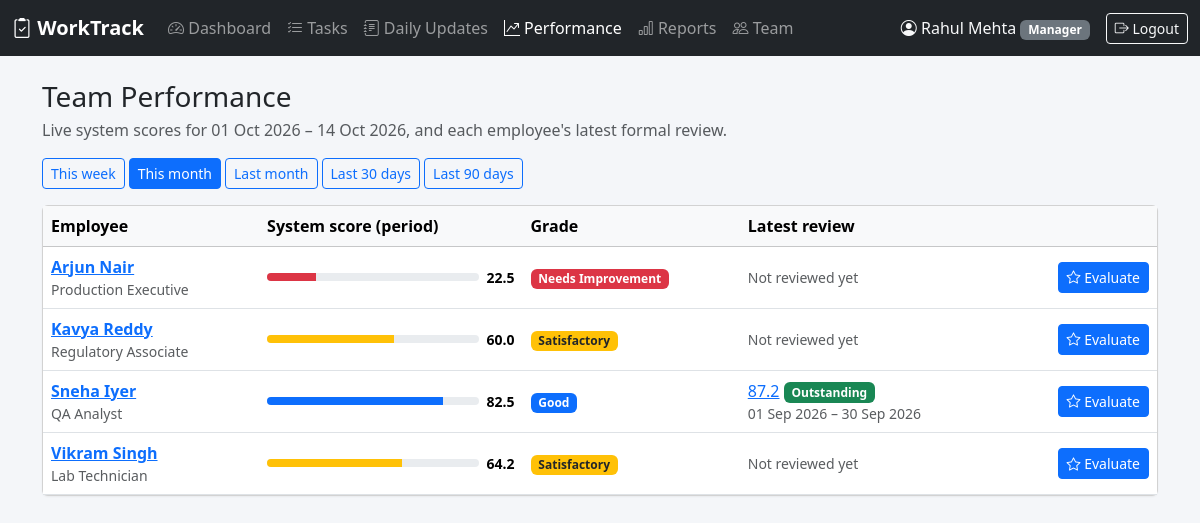
Screenshot of /index.php?page=performance (signed in) with the database file from the repository.
### tables this page shows
CREATE TABLE users (
    id            INT UNSIGNED AUTO_INCREMENT PRIMARY KEY,
    name          VARCHAR(100)  NOT NULL,
    email         VARCHAR(150)  NOT NULL UNIQUE,
    password_hash VARCHAR(255)  NOT NULL,
    role          ENUM('manager', 'employee') NOT NULL DEFAULT 'employee',
    designation   VARCHAR(100)  NULL,
    manager_id    INT UNSIGNED  NULL,
    is_active     TINYINT(1)    NOT NULL DEFAULT 1,
    created_at    TIMESTAMP     NOT NULL DEFAULT CURRENT_TIMESTAMP,
    CONSTRAINT fk_users_manager FOREIGN KEY (manager_id) REFERENCES users (id) ON DELETE SET NULL,
    INDEX idx_users_manager (manager_id)
);

CREATE TABLE performance_reviews (
    id                   INT UNSIGNED AUTO_INCREMENT PRIMARY KEY,
    employee_id          INT UNSIGNED NOT NULL,
    reviewer_id          INT UNSIGNED NOT NULL,
    period_start         DATE         NOT NULL,
    period_end           DATE         NOT NULL,
    tasks_assigned       INT UNSIGNED NOT NULL DEFAULT 0,
    tasks_completed      INT UNSIGNED NOT NULL DEFAULT 0,
    completed_on_time    INT UNSIGNED NOT NULL DEFAULT 0,
    overdue_open         INT UNSIGNED NOT NULL DEFAULT 0,
    completion_rate      DECIMAL(5,2) NOT NULL DEFAULT 0,
    on_time_rate         DECIMAL(5,2) NOT NULL DEFAULT 0,
    update_compliance    DECIMAL(5,2) NOT NULL DEFAULT 0,
    system_score         DECIMAL(5,2) NOT NULL DEFAULT 0,
    quality_rating       TINYINT UNSIGNED NOT NULL,
    teamwork_rating      TINYINT UNSIGNED NOT NULL,
    communication_rating TINYINT UNSIGNED NOT NULL,
    final_score          DECIMAL(5,2) NOT NULL,
    grade                VARCHAR(30)  NOT NULL,
    comments             TEXT         NULL,
    created_at           TIMESTAMP    NOT NULL DEFAULT CURRENT_TIMESTAMP,
    CONSTRAINT fk_reviews_employee FOREIGN KEY (employee_id) REFERENCES users (id) ON DELETE CASCADE,
    CONSTRAINT fk_reviews_reviewer FOREIGN KEY (reviewer_id) REFERENCES users (id) ON DELETE CASCADE,
    INDEX idx_reviews_employee (employee_id)
);

### app/bootstrap.php (called while the page is built, shortened)
<?php
$config = require ROOT_PATH . '/config/database.php';
require APP_PATH . '/helpers.php';
require APP_PATH . '/performance.php';
function db(): PDO
{
    static $pdo = null;
    global $config;
    if ($pdo === null) {
        $c = $config['db'];
        $dsn = "mysql:host={$c['host']};port={$c['port']};dbname={$c['name']};charset={$c['charset']}";
        try {
            $pdo = new PDO($dsn, $c['user'], $c['password'], [
                PDO::ATTR_ERRMODE            => PDO::ERRMODE_EXCEPTION,
                PDO::ATTR_DEFAULT_FETCH_MODE => PDO::FETCH_ASSOC,
                PDO::ATTR_EMULATE_PREPARES   => false,
            ]);
        } catch (PDOException $e) {
            error_log('DB connection failed: ' . $e->getMessage());
            http_response_code(500);
            exit('Database connection failed. Check the settings in config/database.php.');
        }
    }
    return $pdo;
}

### app/helpers.php (called while the page is built, shortened)
<?php
function e(mixed $value): string
{
    return htmlspecialchars((string) $value, ENT_QUOTES, 'UTF-8');
}
function url(string $page, array $params = []): string
{
    return 'index.php?' . http_build_query(['page' => $page] + $params);
}
function render_header(string $title): void
{
    require APP_PATH . '/views/header.php';
}
function render_footer(): void
{
    require APP_PATH . '/views/footer.php';
}
function input(string $key, string $default = ''): string
{
    $value = $_POST[$key] ?? $_GET[$key] ?? $default;
    return is_string($value) ? trim($value) : $default;
}
function current_user(): ?array
{
    static $user = false;
    if ($user === false) {
        $user = null;
        if (!empty($_SESSION['user_id'])) {
            $stmt = db()->prepare('SELECT id, name, email, role, designation, manager_id FROM users WHERE id = ? AND is_active = 1');
            $stmt->execute([$_SESSION['user_id']]);
            $user = $stmt->fetch() ?: null;
        }
    }
    return $user;
}
function require_login(): array
{
    $user = current_user();
    return $user;
}
function today(): string
{
    return date('Y-m-d');
}
function valid_date(string $date): bool
{
    $d = DateTime::createFromFormat('Y-m-d', $date);
    return $d !== false && $d->format('Y-m-d') === $date;
}
function fmt_date(?string $date): string
{
    return $date ? date('d M Y', strtotime($date)) : '—';
}
function working_days(string $from, string $to): int
{
    $start = new DateTime($from);
    $end   = new DateTime($to);
    $days  = 0;
    while ($start <= $end) {
        if ((int) $start->format('N') <= 5) {
            $days++;
        }
        $start->modify('+1 day');
    }
    return $days;
}
function period_input(): array
{
    $from = input('from', date('Y-m-01'));
    $to   = input('to', today());
    $from = valid_date($from) ? $from : date('Y-m-01');
    $to   = valid_date($to) ? $to : today();
    return $from <= $to ? [$from, $to] : [$to, $from];
}
function team_members(int $managerId, bool $activeOnly = true): array
{
    $sql = "SELECT id, name, email, designation, is_active FROM users
            WHERE role = 'employee' AND manager_id = ?" . ($activeOnly ? ' AND is_active = 1' : '') . '
            ORDER BY name';
    $stmt = db()->prepare($sql);
    $stmt->execute([$managerId]);
    return $stmt->fetchAll();
}

### public/index.php (called while the page is built, shortened)
<?php
require __DIR__ . '/../app/bootstrap.php';
$page = $_GET['page'] ?? (current_user() ? 'dashboard' : 'login');
require APP_PATH . '/pages/' . $page . '.php';

### app/pages/performance.php (the view, shortened to what this page needs)
<?php
$user = require_login();
$me = (int) $user['id'];
$manager = $user['role'] === 'manager';
[$from, $to] = period_input();
$team = $manager ? team_members($me, false) : [];
$employeeId = $manager ? (int) input('employee') : $me;
if ($manager && !$employeeId) {
    $stmt = db()->prepare(
        'SELECT r.employee_id, r.final_score, r.grade, r.period_start, r.period_end, r.id
         FROM performance_reviews r
         JOIN (SELECT employee_id, MAX(id) AS id FROM performance_reviews GROUP BY employee_id) latest ON latest.id = r.id
         JOIN users u ON u.id = r.employee_id
         WHERE u.manager_id = ?'
    );
    $stmt->execute([$me]);
    $latest = [];
    foreach ($stmt->fetchAll() as $r) {
        $latest[(int) $r['employee_id']] = $r;
    }
    render_header('Performance');
    ?>
    <h1 class="h3 mb-1">Team Performance</h1>
    <p class="text-muted">Live system scores for <?= fmt_date($from) ?> – <?= fmt_date($to) ?>, and each employee's latest formal review.</p>
    <div class="d-flex flex-wrap gap-1 mb-3">
        <?php foreach (period_presets() as $label => [$pf, $pt]): ?>
            <a href="<?= url('performance', ['from' => $pf, 'to' => $pt]) ?>" class="btn btn-sm <?= $pf === $from && $pt === $to ? 'btn-primary' : 'btn-outline-primary' ?>"><?= e($label) ?></a>
        <?php endforeach; ?>
    </div>
    <div class="card">
        <div class="table-responsive">
            <table class="table table-hover mb-0">
                <thead class="table-light">
                <tr><th>Employee</th><th style="min-width: 160px">System score (period)</th><th>Grade</th><th>Latest review</th><th></th></tr>
                </thead>
                <tbody>
                <?php foreach ($team as $member): if (!$member['is_active']) continue;
                    $m = performance_metrics((int) $member['id'], $from, $to);
                    $review = $latest[(int) $member['id']] ?? null; ?>
                    <tr>
                        <td><a href="<?= url('performance', ['employee' => $member['id'], 'from' => $from, 'to' => $to]) ?>" class="fw-semibold"><?= e($member['name']) ?></a>
                            <div class="small text-muted"><?= e($member['designation']) ?></div></td>
                        <td><?= score_bar($m['system_score']) ?></td>
                        <td><?= grade_badge(grade_for($m['system_score'])) ?></td>
                        <td>
                            <?php if ($review): ?>
                                <a href="<?= url('review_view', ['id' => $review['id']]) ?>"><?= number_format((float) $review['final_score'], 1) ?></a>
                                <?= grade_badge($review['grade']) ?>
                                <div class="small text-muted"><?= fmt_date($review['period_start']) ?> – <?= fmt_date($review['period_end']) ?></div>
                            <?php else: ?>
                                <span class="text-muted small">Not reviewed yet</span>
                            <?php endif; ?>
                        </td>
                        <td class="text-end">
                            <a href="<?= url('review_form', ['employee' => $member['id'], 'from' => $from, 'to' => $to]) ?>" class="btn btn-sm btn-primary"><i class="bi bi-star"></i> Evaluate</a>
                        </td>
                    </tr>
                <?php endforeach; ?>
                </tbody>
            </table>
        </div>
    </div>
    <?php
    return;
}
?>

### app/views/header.php (shortened to what this page needs)
<?php
$user = current_user();
$active = $_GET['page'] ?? 'dashboard';
$nav = [
    'dashboard'   => ['Dashboard', 'speedometer2'],
    'tasks'       => ['Tasks', 'list-check'],
    'updates'     => ['Daily Updates', 'journal-text'],
    'performance' => [$user && $user['role'] === 'manager' ? 'Performance' : 'My Performance', 'graph-up-arrow'],
];
if ($user && $user['role'] === 'manager') {
    $nav['reports']   = ['Reports', 'bar-chart'];
    $nav['employees'] = ['Team', 'people'];
}
$parents = ['task_form' => 'tasks', 'task_view' => 'tasks', 'update_form' => 'updates', 'update_view' => 'updates',
            'review_form' => 'performance', 'review_view' => 'performance', 'employee_form' => 'employees'];
$active = $parents[$active] ?? $active;
?>
<!doctype html>
<html lang="en">
<head>
    <link href="https://cdn.jsdelivr.net/npm/bootstrap@5.3.3/dist/css/bootstrap.min.css" rel="stylesheet">
    <link href="https://cdn.jsdelivr.net/npm/bootstrap-icons@1.11.3/font/bootstrap-icons.min.css" rel="stylesheet">
    <link href="assets/app.css" rel="stylesheet">
</head>
<body>
<?php if ($user): ?>
<nav class="navbar navbar-expand-lg navbar-dark bg-dark mb-4 d-print-none">
    <div class="container-fluid">
        <a class="navbar-brand fw-semibold" href="<?= url('dashboard') ?>"><i class="bi bi-clipboard2-check"></i> <?= e(APP_NAME) ?></a>
        <div class="collapse navbar-collapse" id="mainNav">
            <ul class="navbar-nav me-auto">
                <?php foreach ($nav as $page => [$label, $icon]): ?>
                    <li class="nav-item">
                        <a class="nav-link <?= $active === $page ? 'active' : '' ?>" href="<?= url($page) ?>"><i class="bi bi-<?= $icon ?>"></i> <?= e($label) ?></a>
                    </li>
                <?php endforeach; ?>
            </ul>
            <div class="d-flex align-items-center gap-3 text-light">
                <span><i class="bi bi-person-circle"></i> <?= e($user['name']) ?>
                    <span class="badge bg-secondary text-capitalize"><?= e($user['role']) ?></span></span>
                <form method="post" action="<?= url('logout') ?>" class="m-0">
                    <button class="btn btn-sm btn-outline-light"><i class="bi bi-box-arrow-right"></i> Logout</button>
                </form>
            </div>
        </div>
    </div>
</nav>
<?php endif; ?>
<main class="container-xl pb-5">

### app/performance.php (shortened to what this page needs)
<?php
function performance_metrics(int $employeeId, string $from, string $to): array
{
    $stmt = db()->prepare(
        "SELECT COUNT(*) AS assigned,
                COALESCE(SUM(status = 'completed'), 0) AS completed,
                COALESCE(SUM(status = 'completed' AND DATE(completed_at) <= due_date), 0) AS on_time,
                COALESCE(SUM(status <> 'completed' AND due_date < :today), 0) AS overdue_open,
                COALESCE(SUM(status <> 'completed' AND due_date >= :today2), 0) AS open_not_due
         FROM tasks
         WHERE assigned_to = :emp
           AND (due_date BETWEEN :from AND :to OR DATE(completed_at) BETWEEN :from2 AND :to2)"
    );
    $stmt->execute([
        ':today' => today(), ':today2' => today(), ':emp' => $employeeId,
        ':from' => $from, ':to' => $to, ':from2' => $from, ':to2' => $to,
    ]);
    $m = array_map('intval', $stmt->fetch());
    $end = min($to, today());
    $expectedUpdates = $end >= $from ? working_days($from, $end) : 0;
    $stmt = db()->prepare('SELECT COUNT(*) FROM daily_updates WHERE user_id = ? AND update_date BETWEEN ? AND ?');
    $stmt->execute([$employeeId, $from, $end]);
    $submittedUpdates = (int) $stmt->fetchColumn();
    $m['late']              = $m['completed'] - $m['on_time'];
    $m['updates_submitted'] = $submittedUpdates;
    $m['updates_expected']  = $expectedUpdates;
    $m['completion_rate']   = $m['assigned'] > 0 ? $m['completed'] / $m['assigned'] * 100 : 0.0;
    $m['on_time_rate']      = $m['completed'] > 0 ? $m['on_time'] / $m['completed'] * 100 : 0.0;
    $m['update_compliance'] = $expectedUpdates > 0 ? min(100, $submittedUpdates / $expectedUpdates * 100) : 100.0;
    $m['system_score'] = $m['assigned'] > 0
        ? WEIGHT_COMPLETION * $m['completion_rate'] + WEIGHT_ON_TIME * $m['on_time_rate'] + WEIGHT_UPDATES * $m['update_compliance']
        : $m['update_compliance'];
    return $m;
}
function grade_for(float $score): string
{
    return match (true) {
        $score >= 85 => 'Outstanding',
        $score >= 70 => 'Good',
        $score >= 50 => 'Satisfactory',
        default      => 'Needs Improvement',
    };
}
function grade_badge(string $grade): string
{
    $classes = ['Outstanding' => 'success', 'Good' => 'primary', 'Satisfactory' => 'warning text-dark', 'Needs Improvement' => 'danger'];
    return '<span class="badge bg-' . ($classes[$grade] ?? 'secondary') . '">' . e($grade) . '</span>';
}
function score_bar(float $score): string
{
    $color = $score >= 85 ? 'success' : ($score >= 70 ? 'primary' : ($score >= 50 ? 'warning' : 'danger'));
    $pct = number_format(max(0, min(100, $score)), 0);
    return '<div class="d-flex align-items-center gap-2"><div class="progress flex-grow-1" style="height:8px;min-width:60px">'
        . '<div class="progress-bar bg-' . $color . '" style="width:' . $pct . '%"></div></div>'
        . '<small class="fw-semibold">' . number_format($score, 1) . '</small></div>';
}

### public/assets/app.css (style rules this page uses)
body { background: #f4f6f9; }
.card { box-shadow: 0 1px 2px rgba(0, 0, 0, .05); }
.table td, .table th { vertical-align: middle; }

### rows the page displays
users: name "Rahul Mehta", role "Manager"
users: name "Arjun Nair", designation "Production Executive", $pct 23 (drawn), score "22.5", grade "Needs Improvement", shows "Not reviewed yet"
users: name "Kavya Reddy", designation "Regulatory Associate", $pct 60 (drawn), score "60.0", grade "Satisfactory", shows "Not reviewed yet"
users: name "Sneha Iyer", designation "QA Analyst", $pct 83 (drawn), score "82.5", grade "Good", id.final_score "87.2", id.period_start "01 Sep 2026", id.period_end "30 Sep 2026"
performance_reviews: grade "Outstanding"
users: name "Vikram Singh", designation "Lab Technician", $pct 64 (drawn), score "64.2", grade "Satisfactory", shows "Not reviewed yet"

### other values shown
APP_NAME "WorkTrack"
$label "Dashboard"
$label "Tasks"
$label "Daily Updates"
$label "Performance"
$label "Reports"
$label "Team"
fmt_date($from) "01 Oct 2026"
fmt_date($to) "14 Oct 2026"
$label "This week"
$label "This month"
$label "Last month"
$label "Last 30 days"
$label "Last 90 days"
